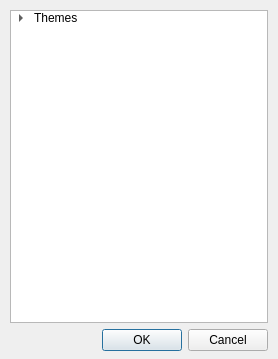
<?xml version="1.0" encoding="UTF-8"?>
<ui version="4.0">
 <class>Preferences</class>
 <widget class="QDialog" name="Preferences">
  <property name="geometry">
   <rect>
    <x>0</x>
    <y>0</y>
    <width>278</width>
    <height>359</height>
   </rect>
  </property>
  <property name="sizePolicy">
   <sizepolicy hsizetype="MinimumExpanding" vsizetype="MinimumExpanding">
    <horstretch>0</horstretch>
    <verstretch>0</verstretch>
   </sizepolicy>
  </property>
  <property name="windowTitle">
   <string>Preferences</string>
  </property>
  <property name="autoFillBackground">
   <bool>true</bool>
  </property>
  <widget class="QWidget" name="layoutWidget">
   <property name="geometry">
    <rect>
     <x>10</x>
     <y>10</y>
     <width>258</width>
     <height>341</height>
    </rect>
   </property>
   <layout class="QGridLayout" name="gridLayout" rowstretch="20,0" columnstretch="0">
    <property name="sizeConstraint">
     <enum>QLayout::SetNoConstraint</enum>
    </property>
    <item row="1" column="0">
     <widget class="QDialogButtonBox" name="buttonBox">
      <property name="orientation">
       <enum>Qt::Horizontal</enum>
      </property>
      <property name="standardButtons">
       <set>QDialogButtonBox::Cancel|QDialogButtonBox::Ok</set>
      </property>
     </widget>
    </item>
    <item row="0" column="0">
     <widget class="QTreeWidget" name="treeWidget">
      <property name="alternatingRowColors">
       <bool>true</bool>
      </property>
      <property name="headerHidden">
       <bool>true</bool>
      </property>
      <column>
       <property name="text">
        <string>1</string>
       </property>
      </column>
      <item>
       <property name="text">
        <string>Themes</string>
       </property>
       <item>
        <property name="text">
         <string>Light-Classic</string>
        </property>
        <property name="checkState">
         <enum>Checked</enum>
        </property>
       </item>
       <item>
        <property name="text">
         <string>Fusion</string>
        </property>
        <property name="checkState">
         <enum>Unchecked</enum>
        </property>
       </item>
       <item>
        <property name="text">
         <string>Windows</string>
        </property>
        <property name="checkState">
         <enum>Unchecked</enum>
        </property>
       </item>
       <item>
        <property name="text">
         <string>Dark</string>
        </property>
        <property name="checkState">
         <enum>Unchecked</enum>
        </property>
       </item>
       <item>
        <property name="text">
         <string>Dark-Gray</string>
        </property>
        <property name="checkState">
         <enum>Unchecked</enum>
        </property>
       </item>
       <item>
        <property name="text">
         <string>Dark-Orange</string>
        </property>
        <property name="checkState">
         <enum>Unchecked</enum>
        </property>
       </item>
      </item>
     </widget>
    </item>
   </layout>
  </widget>
 </widget>
 <resources/>
 <connections>
  <connection>
   <sender>buttonBox</sender>
   <signal>accepted()</signal>
   <receiver>Preferences</receiver>
   <slot>accept()</slot>
   <hints>
    <hint type="sourcelabel">
     <x>248</x>
     <y>254</y>
    </hint>
    <hint type="destinationlabel">
     <x>157</x>
     <y>274</y>
    </hint>
   </hints>
  </connection>
  <connection>
   <sender>buttonBox</sender>
   <signal>rejected()</signal>
   <receiver>Preferences</receiver>
   <slot>reject()</slot>
   <hints>
    <hint type="sourcelabel">
     <x>316</x>
     <y>260</y>
    </hint>
    <hint type="destinationlabel">
     <x>286</x>
     <y>274</y>
    </hint>
   </hints>
  </connection>
 </connections>
</ui>
